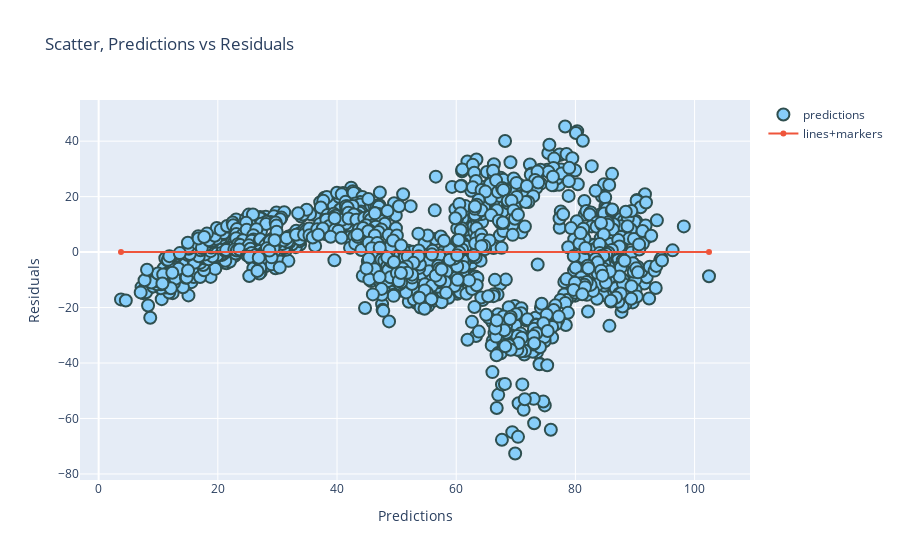

Write notebook code for a chart like this one.
### Code cell
# Plot Scatter
predictions = model.predict(X)
predictions_x = [ item for elem in predictions for item in elem]
 
residuals = predictions - y
residuals_y = [ item for elem in residuals for item in elem]

fig = go.Figure()

# Add traces
fig.add_trace(go.Scatter(x=predictions_x, y=residuals_y,
                    mode='markers',
                    name='predictions',
                        marker_color='LightSkyBlue'))

# adapt this line to make it work with plotly= plt.hlines(y=0, xmin=predictions.min(), xmax=predictions.max())
fig.add_trace(go.Scatter(x=[min(predictions_x), max(predictions_x)],y=[0]* len(predictions_x) ,
                    mode='lines+markers',
                    name='lines+markers'))

fig.update_traces(marker=dict(size=12,
                              line=dict(width=2,
                                        color='DarkSlateGrey')),
                  selector=dict(mode='markers'))

fig.update_layout(title='Scatter, Predictions vs Residuals',
                 xaxis_title = "Predictions",
                  yaxis_title = "Residuals"
                 )

fig.show()

### Figure 1 — Plotly figure (JSON) as saved in the notebook; plotly's stock layout.template omitted (floating-point values rounded to 4 significant figures; data arrays with more than 128 entries replaced by an {"elided": "..."} marker saying what was removed)
{"data": [{"marker": {"color": "LightSkyBlue", "line": {"color": "DarkSlateGrey", "width": 2}, "size": 12}, "mode": "markers", "name": "predictions", "type": "scatter", "x": {"elided": "1531 float values"}, "y": {"elided": "1531 float values"}}, {"mode": "lines+markers", "name": "lines+markers", "type": "scatter", "x": [3.749, 102.4], "y": {"elided": "1531 int values"}}], "layout": {"title": {"text": "Scatter, Predictions vs Residuals"}, "xaxis": {"title": {"text": "Predictions"}}, "yaxis": {"title": {"text": "Residuals"}}}}
